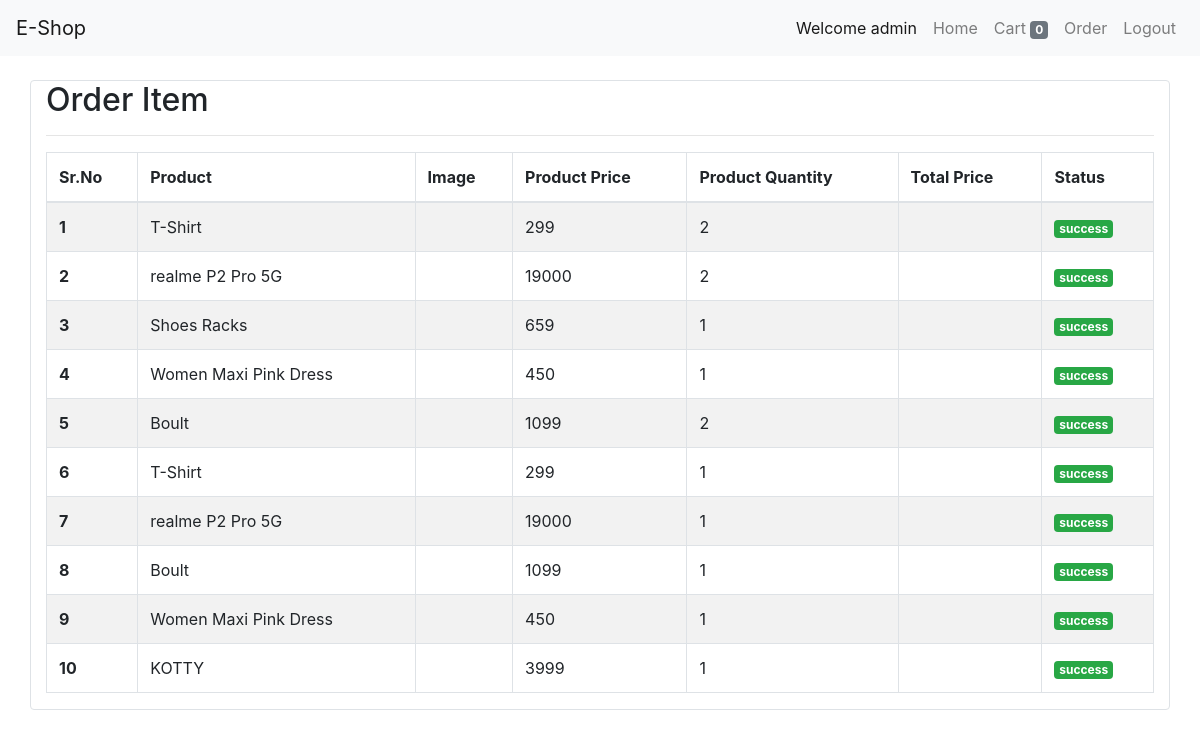
/order/ (signed in), run on the app's committed database.
### store/models/order.py (models this page shows, shortened)
class Customer_order(models.Model):
    product = models.ForeignKey(Product,on_delete=models.CASCADE)
    user = models.ForeignKey(Sign_up,on_delete=models.CASCADE)
    quantity = models.IntegerField(default=1)
    price = models.IntegerField()
    address = models.CharField(max_length=50,default='')
    phone = models.CharField(max_length=12,default='')
    date = models.DateField(default=datetime.datetime.today())
    status = models.BooleanField(default=False)

### store/models/product.py (models this page shows, shortened)
class Product(models.Model):
    product=models.CharField(max_length=25)
    category = models.ForeignKey(Category,on_delete=models.CASCADE,default=1)
    product_description=models.CharField(max_length=150)
    product_price=models.IntegerField()
    product_img=models.ImageField(upload_to="img/")
    @staticmethod
    def get_product_By_ids(ids):
        return Product.objects.filter(id__in=ids)

### store/views/order.py (the view, shortened to what this page needs)
# urls.py: path('order/',Order.as_view(),name='order'),
class Order(View):
    @method_decorator(auth_middleware)
    def get(self, request):
        customer_id = request.session.get('id')
        customer = get_object_or_404(Sign_up, id=customer_id)
        cart = request.session.get('cart', {})
        orders = Customer_order.objects.filter(user=customer)
        action = request.GET.get('action')
        products = Product.get_product_By_ids(list(cart.keys()))
        amount = sum(product.product_price * cart[str(product.id)] for product in products)
        order = None
        payment = None
        error = None  # Initialize error variable
        if customer.id is None:
            return redirect("homepage")
        context = {
            'orders': orders,
            'order': order,
            'payment': payment,
            'user': customer,
            'error': error,
            'total_price': amount,  # Pass the total price to the template
        }
        return render(request, 'order.html', context)

### store/templates/order.html
{% extends 'base.html' %}
{% load cart %}
{% block content %}
<div class="container mt-4 border rounded">
    <h2>Order Item</h2>
    <hr>
    <table class="table table-bordered table-striped">
        <thead>
            <tr>
                <th scope="col">Sr.No</th>
                <th scope="col">Product</th>
                <th scope="col">Image</th>
                <th scope="col">Product Price</th>
                <th>Product Quantity</th>
                <th>Total Price</th>
                <th>Status</th>
            </tr>
        </thead>
        <tbody>
           {% for order in orders %}
            <tr>
                <th scope="row">{{forloop.counter}}</th>
                <td>{{order.product.product}}</td>
                <td><img height="25px"  src="{{order.product.img.url}}"></td>
                <td>{{order.price}}</td>
                <td>{{order.quantity}}</td>
                <td><img height="25px"  src="{{order.product.img.url}}"></td>
                {% if order.status %}
                <td><span class="badge badge-success">success</span></td>
                {% else %}
                <td><span class="badge badge-warning">pending</span></td>
                {% endif %}
            </tr>
        {% endfor %}
        </tbody>
    </table>
</div>
{% endblock %}

### data on the page
Customer_order: product.product "T-Shirt", price "299", quantity "2", status "success"
Customer_order: product.product "realme P2 Pro 5G", price "19000", quantity "2", status "success"
Customer_order: product.product "Shoes Racks", price "659", quantity "1", status "success"
Customer_order: product.product "Women Maxi Pink Dress", price "450", quantity "1", status "success"
Customer_order: product.product "Boult", price "1099", quantity "2", status "success"
Customer_order: product.product "T-Shirt", price "299", quantity "1", status "success"
Customer_order: product.product "realme P2 Pro 5G", price "19000", quantity "1", status "success"
Customer_order: product.product "Boult", price "1099", quantity "1", status "success"
Customer_order: product.product "Women Maxi Pink Dress", price "450", quantity "1", status "success"
Customer_order: product.product "KOTTY", price "3999", quantity "1", status "success"

### other printed values
{{ request.session.name }} "admin"
{{ request.session.cart|length }} "0"
